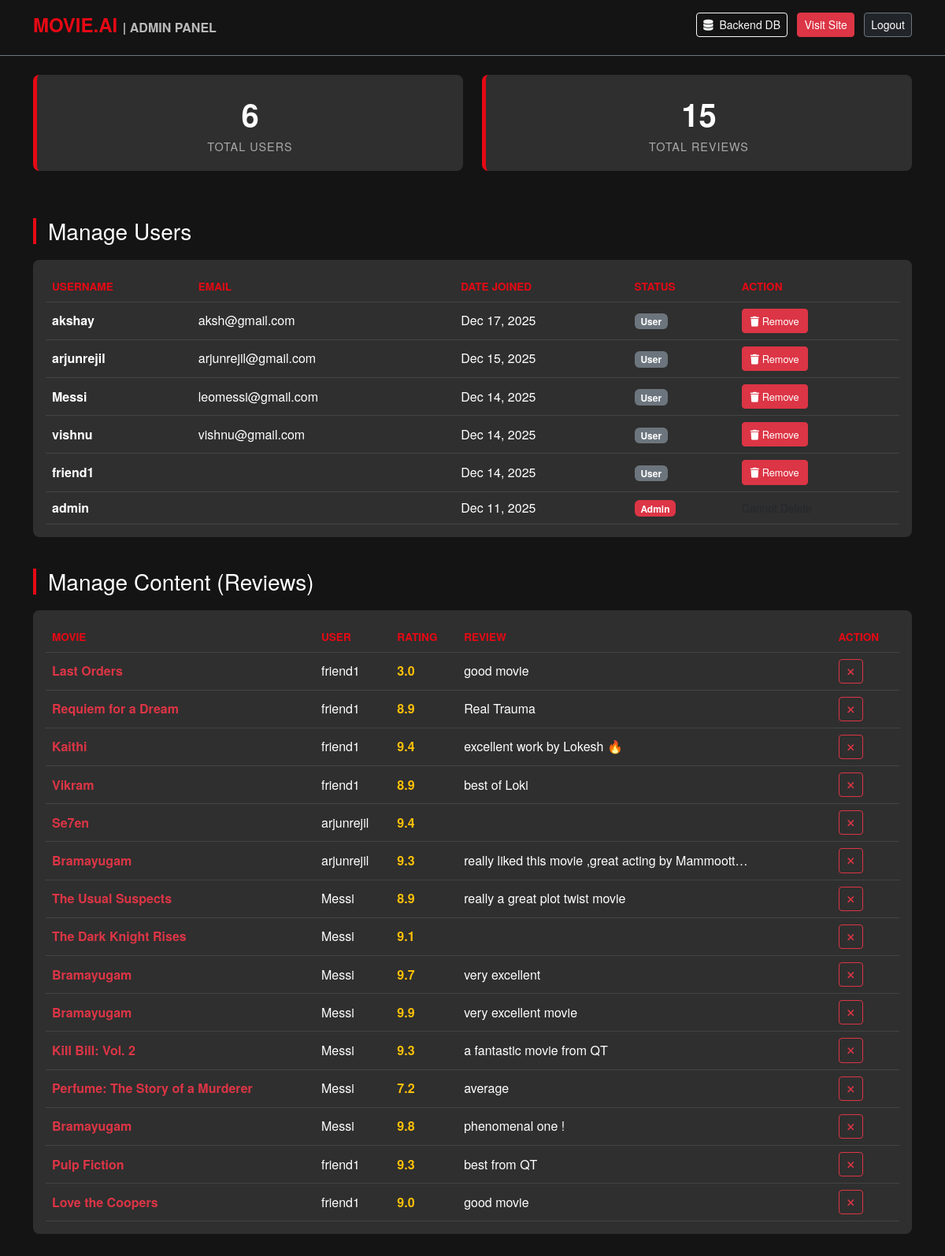
The page /dashboard/ (signed in) on the database its author committed.
### core/models.py (models this page shows, shortened)
class Review(models.Model):
    user = models.ForeignKey(User, on_delete=models.CASCADE)
    movie = models.ForeignKey(Movie, on_delete=models.CASCADE)
    rating = models.FloatField(
        validators=[MinValueValidator(1.0), MaxValueValidator(10.0)])
    text = models.TextField(blank=True)
    created_at = models.DateTimeField(auto_now_add=True)

class Movie(models.Model):
    title = models.CharField(max_length=200)
    overview = models.TextField()
    tmdb_id = models.IntegerField(unique=True)
    genres = models.CharField(max_length=500, blank=True)
    poster_url = models.CharField(max_length=500, blank=True, null=True)
    director = models.CharField(max_length=200, default="Unknown")
    cast = models.CharField(max_length=500, default="Unknown")

### core/views.py (the view)
# urls.py: path('dashboard/', views.custom_admin, name='custom_admin'),
@user_passes_test(lambda u: u.is_superuser) # Security: Only Admin can enter
def custom_admin(request):
    users = User.objects.all().order_by('-date_joined')
    reviews = Review.objects.all().order_by('-created_at')
    return render(request, 'custom_admin.html', {
        'users': users,
        'reviews': reviews,
        'user_count': users.count(),
        'review_count': reviews.count()
    })

### core/templates/custom_admin.html (shortened to what this page needs)
<!DOCTYPE html>
<html lang="en">
<head>
    <link href="https://cdn.jsdelivr.net/npm/bootstrap@5.3.0/dist/css/bootstrap.min.css" rel="stylesheet">
    <link rel="stylesheet" href="https://cdnjs.cloudflare.com/ajax/libs/font-awesome/6.5.1/css/all.min.css">
</head>
<body>
    <nav class="navbar navbar-dark bg-transparent mb-4 border-bottom border-secondary pb-3">
        <div class="container">
            <a class="navbar-brand" href="/">MOVIE.AI <span style="color:white; font-size: 1rem; opacity: 0.7;">| ADMIN PANEL</span></a>
            <div>
                <a href="/admin/" target="_blank" class="btn btn-outline-light btn-sm me-2">
                    <i class="fas fa-database me-2"></i>Backend DB
                </a>
                <a href="/" class="btn btn-danger btn-sm me-2">Visit Site</a>
                <form action="{% url 'logout' %}" method="post" style="display:inline;">
                    <button type="submit" class="btn btn-dark btn-sm border-secondary">Logout</button>
                </form>
            </div>
        </div>
    </nav>
    <div class="container">
        <div class="row">
            <div class="col-md-6">
                <div class="stat-card">
                    <div class="stat-number">{{ user_count }}</div>
                    <div class="stat-label">Total Users</div>
                </div>
            </div>
            <div class="col-md-6">
                <div class="stat-card">
                    <div class="stat-number">{{ review_count }}</div>
                    <div class="stat-label">Total Reviews</div>
                </div>
            </div>
        </div>
        <h3 class="section-title">Manage Users</h3>
        <div class="table-responsive custom-table p-3">
            <table class="table table-dark table-hover mb-0">
                <thead>
                    <tr>
                        <th>Username</th>
                        <th>Email</th>
                        <th>Date Joined</th>
                        <th>Status</th>
                        <th>Action</th>
                    </tr>
                </thead>
                <tbody>
                    {% for u in users %}
                    <tr>
                        <td class="fw-bold">{{ u.username }}</td>
                        <td>{{ u.email }}</td>
                        <td>{{ u.date_joined|date:"M d, Y" }}</td>
                        <td>
                            {% if u.is_superuser %}
                                <span class="badge bg-danger">Admin</span>
                            {% else %}
                                <span class="badge bg-secondary">User</span>
                            {% endif %}
                        </td>
                        <td>
                            {% if not u.is_superuser %}
                            <a href="{% url 'delete_user_admin' u.id %}" class="btn btn-danger btn-action" onclick="return confirm('Are you sure you want to delete this user?');">
                                <i class="fas fa-trash"></i> Remove
                            </a>
                            {% else %}
                            <span class="text-muted small">Cannot Delete</span>
                            {% endif %}
                        </td>
                    </tr>
                    {% endfor %}
                </tbody>
            </table>
        </div>
        <h3 class="section-title">Manage Content (Reviews)</h3>
        <div class="table-responsive custom-table p-3 mb-5">
            <table class="table table-dark table-hover mb-0">
                <thead>
                    <tr>
                        <th>Movie</th>
                        <th>User</th>
                        <th>Rating</th>
                        <th>Review</th>
                        <th>Action</th>
                    </tr>
                </thead>
                <tbody>
                    {% for review in reviews %}
                    <tr>
                        <td class="fw-bold text-danger">{{ review.movie.title }}</td>
                        <td>{{ review.user.username }}</td>
                        <td><span class="text-warning fw-bold">{{ review.rating }}</span></td>
                        <td>{{ review.text|truncatechars:50 }}</td>
                        <td>
                            <a href="{% url 'delete_review_admin' review.id %}" class="btn btn-outline-danger btn-action" onclick="return confirm('Delete this review?');">
                                <i class="fas fa-times"></i>
                            </a>
                        </td>
                    </tr>
                    {% empty %}
                    <tr><td colspan="5" class="text-center text-muted">No reviews yet.</td></tr>
                    {% endfor %}
                </tbody>
            </table>
        </div>
    </div>
</body>
</html>

### core/templates/custom_admin.html (style rules this page uses)
body { background-color: #141414; color: white; font-family: 'Helvetica Neue', Helvetica, Arial, sans-serif; }
.navbar-brand { font-weight: bold; color: #e50914 !important; font-size: 1.5rem; }
.stat-card { background-color: #2f2f2f; border-radius: 8px; padding: 20px; text-align: center; border-left: 5px solid #e50914; margin-bottom: 20px; }
.stat-number { font-size: 2.5rem; font-weight: bold; color: white; }
.stat-label { color: #aaa; text-transform: uppercase; font-size: 0.9rem; letter-spacing: 1px; }
.custom-table { background-color: #2f2f2f; color: white; border-radius: 8px; overflow: hidden; }
.table-dark { --bs-table-bg: #2f2f2f; --bs-table-border-color: #444; }
th { color: #e50914 !important; text-transform: uppercase; font-size: 0.85rem; }
td { vertical-align: middle; color: #ddd; }
.btn-action { padding: 5px 10px; font-size: 0.8rem; border-radius: 4px; }
.section-title { border-left: 4px solid #e50914; padding-left: 15px; margin-bottom: 20px; margin-top: 40px; }

### rows shown on the page
Review: movie "Last Orders", user.username "friend1", rating "3.0", text "good movie"
Review: movie "Requiem for a Dream", user.username "friend1", rating "8.9", text "Real Trauma"
Review: movie "Kaithi", user.username "friend1", rating "9.4", text "excellent work by Lokesh 🔥"
Review: movie "Vikram", user.username "friend1", rating "8.9", text "best of Loki"
Review: movie "Se7en", user.username "arjunrejil", rating "9.4"
Review: movie "Bramayugam", user.username "arjunrejil", rating "9.3", text "really liked this movie ,great acting by Mammoott…"
Review: movie "The Usual Suspects", user.username "Messi", rating "8.9", text "really a great plot twist movie"
Review: movie "The Dark Knight Rises", user.username "Messi", rating "9.1"
Review: movie "Bramayugam", user.username "Messi", rating "9.7", text "very excellent"
Review: movie "Bramayugam", user.username "Messi", rating "9.9", text "very excellent movie"
Review: movie "Kill Bill: Vol. 2", user.username "Messi", rating "9.3", text "a fantastic movie from QT"
Review: movie "Perfume: The Story of a Murderer", user.username "Messi", rating "7.2", text "average"
Review: movie "Bramayugam", user.username "Messi", rating "9.8", text "phenomenal one !"
Review: movie "Pulp Fiction", user.username "friend1", rating "9.3", text "best from QT"
Review: movie "Love the Coopers", user.username "friend1", rating "9.0", text "good movie"

### other values the page prints
{{ user_count }} "6"
{{ review_count }} "15"
{{ u.username }} "akshay"
{{ u.email }} "aksh@gmail.com"
{{ u.date_joined|date:"M d, Y" }} "Dec 17, 2025"
{{ u.username }} "arjunrejil"
{{ u.email }} "arjunrejil@gmail.com"
{{ u.date_joined|date:"M d, Y" }} "Dec 15, 2025"
{{ u.username }} "Messi"
{{ u.email }} "leomessi@gmail.com"
{{ u.date_joined|date:"M d, Y" }} "Dec 14, 2025"
{{ u.username }} "vishnu"
{{ u.email }} "vishnu@gmail.com"
{{ u.username }} "friend1"
{{ u.username }} "admin"
